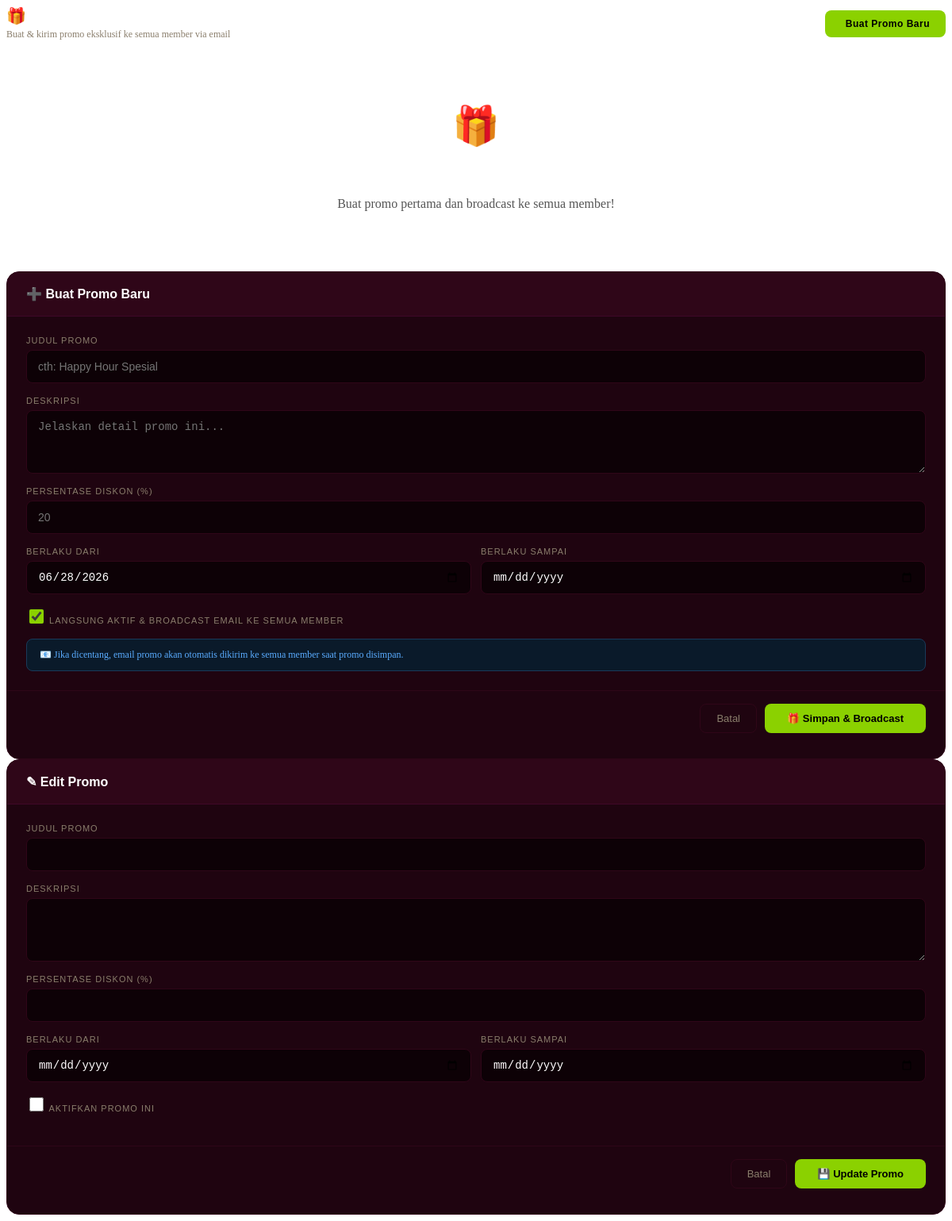
Before: /pages/discountlist.php with the older database file.
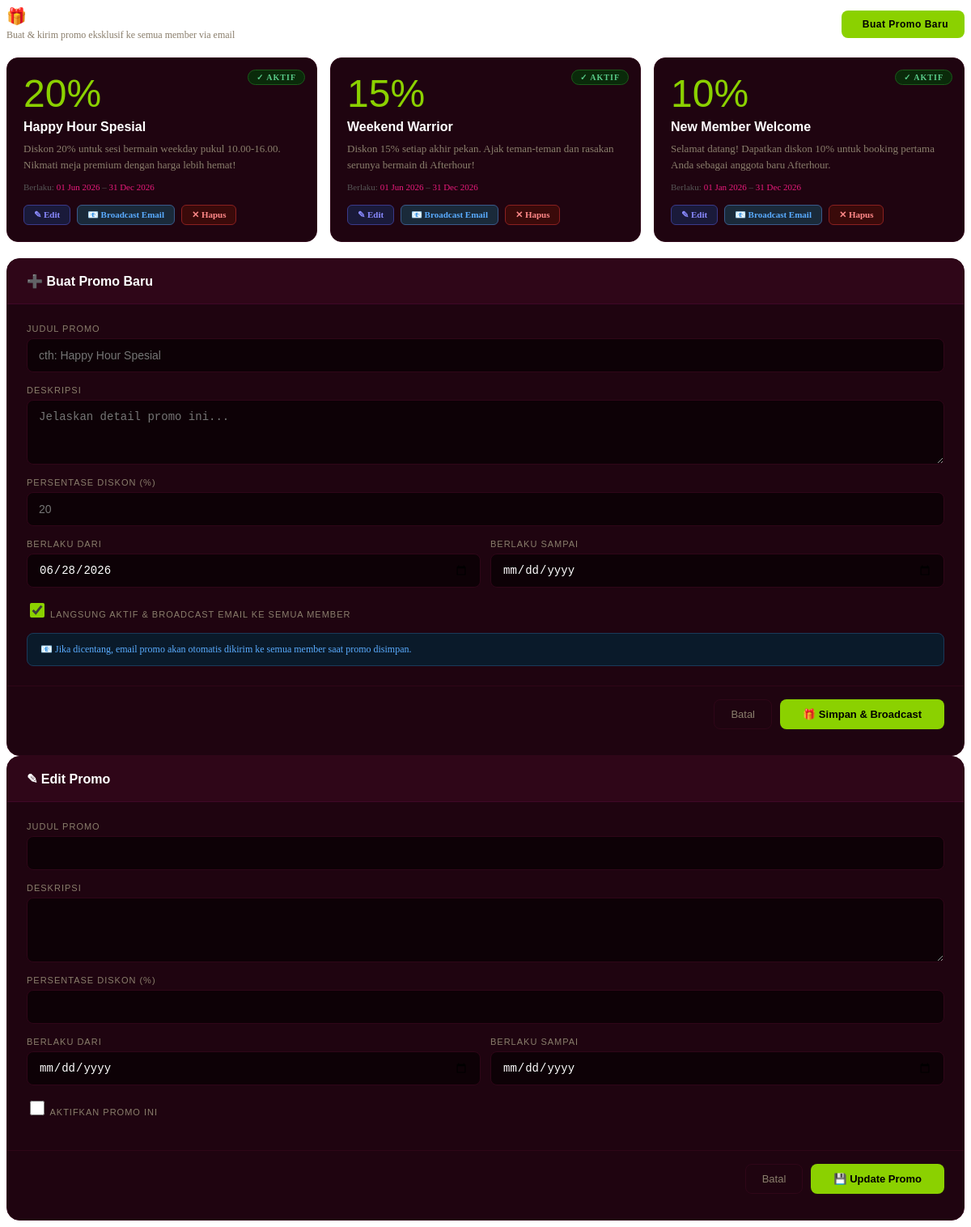
After: the same page with the newer database file.
### tables this page shows
CREATE TABLE IF NOT EXISTS discounts (
    discount_id     INT PRIMARY KEY AUTO_INCREMENT,
    title           VARCHAR(100) NOT NULL,
    description     TEXT NOT NULL,
    discount_pct    DECIMAL(5,2) NOT NULL,
    valid_from      DATE NOT NULL,
    valid_until     DATE NOT NULL,
    is_active       TINYINT(1) DEFAULT 1,
    created_at      DATETIME DEFAULT CURRENT_TIMESTAMP
);

### class/class.Connection.php (called while the page is built, shortened)
<?php
class Connection
{
    public function __construct()
    {
        $this->connection = mysqli_connect("localhost", "root", "", "afterhour_db");
    }
}
?>

### class/class.Discount.php (called while the page is built, shortened)
<?php
require_once(__DIR__ . '/class.Connection.php');
class Discount extends Connection
{
    public function __get($a)    { if (property_exists($this,$a)) return $this->$a; }
    public function SelectAllDiscounts()
    {
        $sql = "SELECT * FROM discounts ORDER BY created_at DESC";
        $res = mysqli_query($this->connection,$sql);
        $arr = [];
        while ($d = mysqli_fetch_assoc($res)) {
            $o = new Discount();
            $o->discount_id  = $d['discount_id'];
            $o->title        = $d['title'];
            $o->description  = $d['description'];
            $o->discount_pct = $d['discount_pct'];
            $o->valid_from   = $d['valid_from'];
            $o->valid_until  = $d['valid_until'];
            $o->is_active    = $d['is_active'];
            $arr[] = $o;
        }
        return $arr;
    }
}
?>

### pages/discountlist.php (the view, shortened to what the changed rows need)
<?php
require_once(__DIR__.'/../class/class.Discount.php');
$objDiscount = new Discount();
$allDiscounts = $objDiscount->SelectAllDiscounts();
$today = date('Y-m-d');
?>
<?php if (empty($allDiscounts)): ?>
<div style="text-align:center;padding:60px;color:#555">
    <div style="font-size:48px;margin-bottom:16px">🎁</div>
    <h4 style="color:#fff">Belum Ada Promo</h4>
    <p>Buat promo pertama dan broadcast ke semua member!</p>
</div>
<?php else: ?>
<div class="promo-grid">
    <?php foreach ($allDiscounts as $d):
        $isExpired = $d->valid_until < $today;
        $isActive  = $d->is_active && !$isExpired;
    ?>
    <div class="promo-card-admin <?= (!$isActive) ? 'inactive' : '' ?>">
        <?php if ($isActive): ?>
            <div class="active-tag">✓ Aktif</div>
        <?php else: ?>
            <div class="inactive-tag"><?= $isExpired ? 'Kadaluarsa' : 'Nonaktif' ?></div>
        <?php endif; ?>
        <div class="pct-big"><?= (int)$d->discount_pct ?>%</div>
        <h4><?= htmlspecialchars($d->title) ?></h4>
        <p><?= htmlspecialchars($d->description) ?></p>
        <div class="valid-info">
            Berlaku: <span><?= date('d M Y',strtotime($d->valid_from)) ?></span> –
            <span><?= date('d M Y',strtotime($d->valid_until)) ?></span>
        </div>
        <div class="promo-actions">
            <a class="btn-pact btn-pedit" href="#"
               onclick="openEdit(<?= $d->discount_id ?>,'<?= addslashes($d->title) ?>','<?= addslashes($d->description) ?>',<?= $d->discount_pct ?>,'<?= $d->valid_from ?>','<?= $d->valid_until ?>',<?= $d->is_active ?>); return false;">
               ✎ Edit
            </a>
            <a class="btn-pact btn-pbcast"
               href="dashboardadmin.php?p=discountlist&action=broadcast&id=<?= $d->discount_id ?>"
               onclick="return confirm('Broadcast email promo ini ke semua member sekarang?')">
               📧 Broadcast Email
            </a>
            <a class="btn-pact btn-pdel"
               href="dashboardadmin.php?p=discountlist&action=delete&id=<?= $d->discount_id ?>"
               onclick="return confirm('Hapus promo ini?')">
               ✕ Hapus
            </a>
        </div>
    </div>
    <?php endforeach; ?>
</div>
<?php endif; ?>

Changed rows visible on the page:
added discounts: is_active "✓ AKTIF", discount_pct "20", title "Happy Hour Spesial", description "Diskon 20% untuk sesi bermain weekday pukul 10.00-16.00. Nikmati meja premium dengan harga lebih hemat!", valid_from "01 Jun 2026", valid_until "31 Dec 2026"
added discounts: is_active "✓ AKTIF", discount_pct "15", title "Weekend Warrior", description "Diskon 15% setiap akhir pekan. Ajak teman-teman dan rasakan serunya bermain di Afterhour!", valid_from "01 Jun 2026", valid_until "31 Dec 2026"
added discounts: is_active "✓ AKTIF", discount_pct "10", title "New Member Welcome", description "Selamat datang! Dapatkan diskon 10% untuk booking pertama Anda sebagai anggota baru Afterhour.", valid_from "01 Jan 2026", valid_until "31 Dec 2026"
Other visible differences:
text no longer shown: "🎁 Buat promo pertama dan broadcast ke semua member!"
